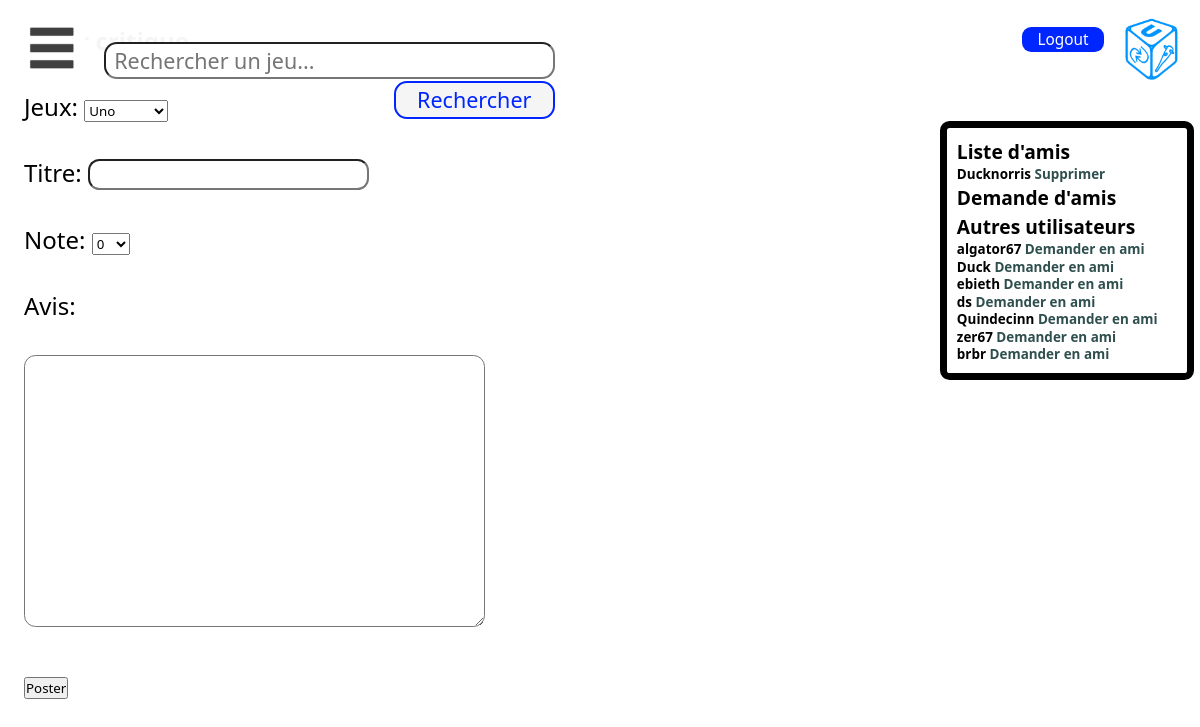
The page /critics_input.php (signed in) on the database its author committed.
### tables this page shows
CREATE TABLE `amis` (
  `id` int(11) NOT NULL,
  `pseudo_1` varchar(255) DEFAULT NULL,
  `pseudo_2` varchar(255) DEFAULT NULL,
  `attente` tinyint(1) DEFAULT NULL
);

CREATE TABLE `utilisateur` (
  `id` int(11) NOT NULL,
  `pseudo` varchar(255) DEFAULT NULL,
  `mdp` varchar(255) DEFAULT NULL,
  `nom` varchar(255) DEFAULT NULL,
  `prenom` varchar(255) DEFAULT NULL,
  `bio` varchar(5000) DEFAULT NULL,
  `date_de_naissance` date DEFAULT NULL,
  `date_de_creation` date DEFAULT current_timestamp(),
  `email` varchar(255) DEFAULT NULL
);

### usert.php (the view, shortened to what this page needs)
<link rel="stylesheet" type="text/css" href="style_site.css">
<div class="liste_amis">
    <?php
      $user_check[] = "";
      $db = new PDO("mysql:host=localhost;dbname=projetifd;charset=utf8","root","");
      $req = $db->prepare("SELECT * FROM amis WHERE pseudo_1 = :pseudo_1 OR pseudo_2 = :pseudo_2; ");
      $req->execute([
        "pseudo_1" => $_SESSION['pseudo'],
        "pseudo_2" => $_SESSION['pseudo']
      ]);
      $data = $req->fetchAll();
      if($_SESSION['pseudo']){
        $user_check[] = $_SESSION['pseudo'];
      }
    ?>
    <h2>Liste d'amis</h2>
        <p>
            <?php
              for ($i=0; $i < sizeof($data) ; $i++) {
                if($data[$i]['pseudo_1'] == $_SESSION['pseudo']){
                  echo $data[$i]['pseudo_2'] . "<a href='friend_action.php?action=delete&id=".$data[$i]['id']."  '> Supprimer</a>";
                  $user_check[] = $data[$i]['pseudo_2'];
                }else{
                  if($data[$i]['attente'] == false){
                    echo $data[$i]['pseudo_1'] . "<a href='friend_action.php?action=delete&id=".$data[$i]['id']." '> Supprimer</a>";
                      $user_check[] = $data[$i]['pseudo_1'];
                  }
                }
              }
             ?>
        </p>
    <h2>Demande d'amis</h2>
    <h2>Autres utilisateurs</h2>
        <p>
            <?php
              $req2 = $db->query("SELECT * FROM utilisateur;");
              $data = $req2->fetchALL();
              for ($i=0; $i < sizeof($data) ; $i++) {
                if(!in_array($data[$i]['pseudo'],$user_check)){
                  echo $data[$i]['pseudo'] . "<a href='friend_action.php?action=add&pseudo=".$data[$i]['pseudo']." '> Demander en ami</a></br>";
                }
              }
             ?>
        </p>
</div>

### style_site.css (style rules this page uses)
body { font-family: "Segoe UI", serif; font-size: 1.5em; padding: 1em; }
p { text-align: justify; text-justify: inter-word; line-height: 1em; }
h2 { color:black; font-size:1.5em; font-weight: bold; margin:0; }
.liste_amis { position:fixed; right:0.3em; top:6.3em; width:11.5em; padding: 0.5em; text-align: left; line-height:150%; font-size:1em; background-color: rgba(255,255,255,0.69); border-width:0.4em; border-color:black; border-style:solid; border-top-left-radius: 0.5em 0.5em; border-top-right-radius: 0.5em 0.5em; border-bottom-right-radius: 0.5em 0.5em; border-bottom-left-radius: 0.5em 0.5em; }
.liste_amis h2 { font-size:1em; }
.liste_amis p { font-size:0.7em; line-height:1.3em; color:black; font-weight:bold; }
.liste_amis a:link { color:darkslategray; }
a:link { color: white; text-decoration:none; }
* { margin: 0; padding: 0; font-family: "Segoe UI", serif; }

### rows shown on the page
amis: pseudo_2 "Ducknorris"
utilisateur: pseudo "algator67"
utilisateur: pseudo "Duck"
utilisateur: pseudo "ebieth"
utilisateur: pseudo "ds"
utilisateur: pseudo "Quindecinn"
utilisateur: pseudo "zer67"
utilisateur: pseudo "brbr"

### other values the page prints
form field jeux "Uno"
form field note "0"
